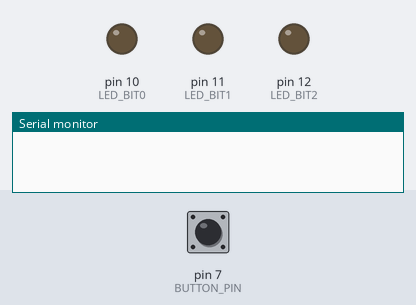
Recording of a sketch running on a simulated Arduino Uno, built with avr-gcc and run on an emulated ATmega328P. Shown: output pins drawn as LEDs (lit = HIGH), the last lines printed to the serial monitor. Inputs (shaded band) come from the test bench; at power-on: pin 7 (BUTTON_PIN) LOW. Random numbers use the default seed unless the sketch sets one.

Above: at 1.2 s.
1.3 s: pin 7 (BUTTON_PIN) pulled HIGH for 0.15 s
At 1.7 s:
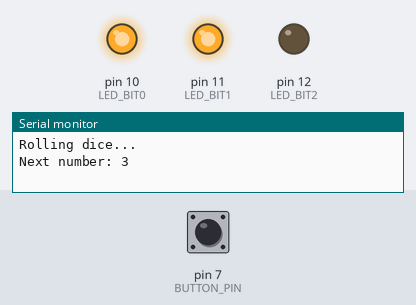
2.9 s: pin 7 (BUTTON_PIN) pulled HIGH for 1 s
At 4.2 s:
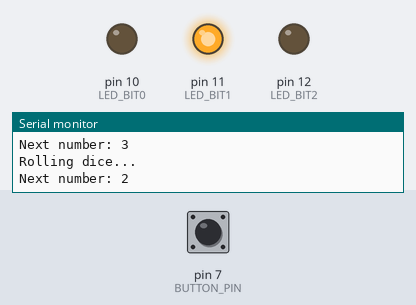
5.4 s: pin 7 (BUTTON_PIN) pulled HIGH for 3.2 s
At 6.1 s:
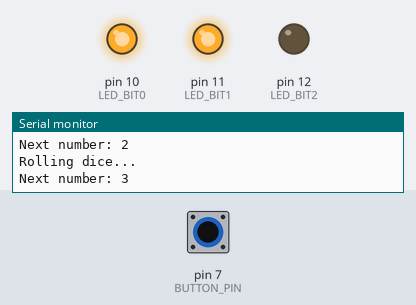
10.1 s: pin 7 (BUTTON_PIN) pulled HIGH for 0.15 s
At 10.8 s:
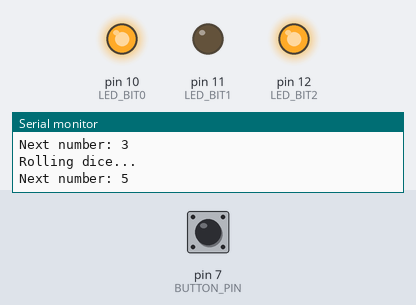
11.7 s: pin 7 (BUTTON_PIN) pulled HIGH for 0.15 s
At 12.1 s:
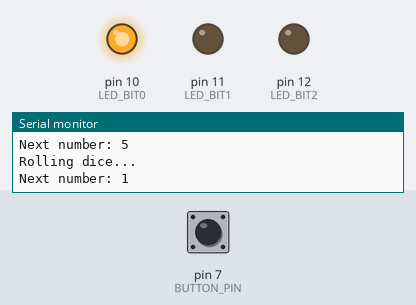
13.3 s: pin 7 (BUTTON_PIN) pulsed HIGH 5 times (0.12 s each, 0.3 s apart)
At 14.3 s:
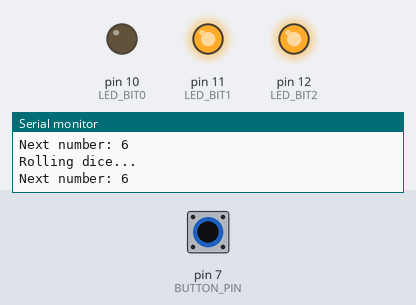
Timing chart, 0 to 16.3 s (numbered marks = the images above; inputs shaded):
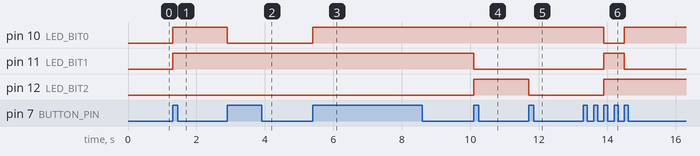

The sketch:

LED_Dice.pde
```cpp
const unsigned int LED_BIT0 = 10;
const unsigned int LED_BIT1 = 11;
const unsigned int LED_BIT2 = 12;
const unsigned int BUTTON_PIN = 7;
const unsigned int BAUD_RATE = 9600;

void setup(){
  pinMode(LED_BIT0, OUTPUT);
  pinMode(LED_BIT1, OUTPUT);
  pinMode(LED_BIT2, OUTPUT);
  pinMode(BUTTON_PIN, INPUT);
  Serial.begin(BAUD_RATE);

  randomSeed(analogRead(A0));
}

int last_state = LOW;
int current_state = LOW;

void loop(){
  current_state = digitalRead(BUTTON_PIN);
  if( current_state != last_state &&
    current_state == HIGH) {
    Serial.println("Rolling dice...");
    rollDice();
    delay(50);
  }
  last_state = current_state;
}

void rollDice(){
  long result = random(1, 7);
  Serial.print("Next number: ");
  Serial.println(result);
  output_result(result);

}

void output_result(const long result){
  digitalWrite(LED_BIT0, result & B001);
  digitalWrite(LED_BIT1, result & B010);
  digitalWrite(LED_BIT2, result & B100);
}
```

Measured:
- after the input at 1.3 s, pin 10 (LED_BIT0), pin 11 (LED_BIT1): LOW → HIGH at once
- after the input at 2.9 s, pin 10 (LED_BIT0): HIGH → LOW at once
- after the input at 5.4 s, pin 10 (LED_BIT0): LOW → HIGH at once
- after the input at 10.1 s, pin 11 (LED_BIT1): HIGH → LOW at once; pin 12 (LED_BIT2): LOW → HIGH at once
- after the input at 11.7 s, pin 12 (LED_BIT2): HIGH → LOW at once
- after the input at 13.3 s, pin 10 (LED_BIT0): HIGH → LOW after 0.60 s, → HIGH 0.60 s later; pin 11 (LED_BIT1): LOW → HIGH after 0.60 s, → LOW 0.60 s later; pin 12 (LED_BIT2): LOW → HIGH after 0.60 s
